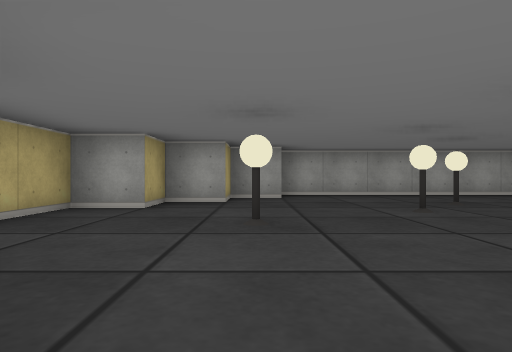
View 1 (above)

13 first-person views from a walk through a cub3D ray-caster map. The camera is about half as high as the walls, looks level and sees 75° across. The floor is counted in squares. Each view is taken from the middle of a square. On the plan, view 1 faces up. The plan holds only what a view shows up to about 9 squares ahead; the rest is blank. The place goes on beyond the plan.

View 2
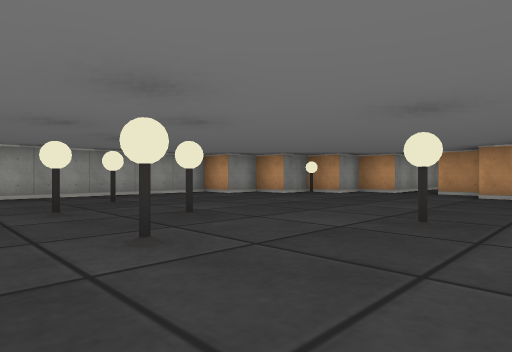

View 3
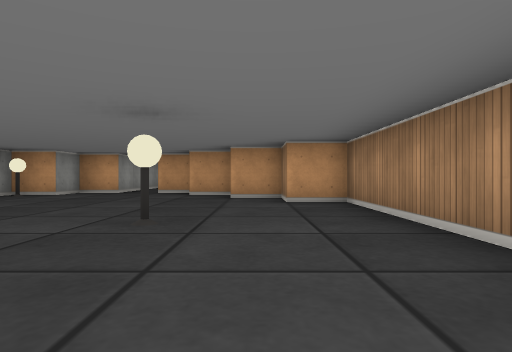

View 4
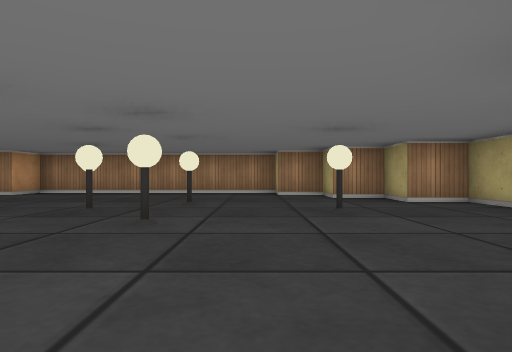

View 5
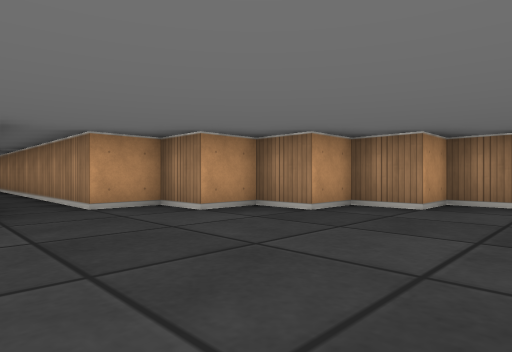

View 6
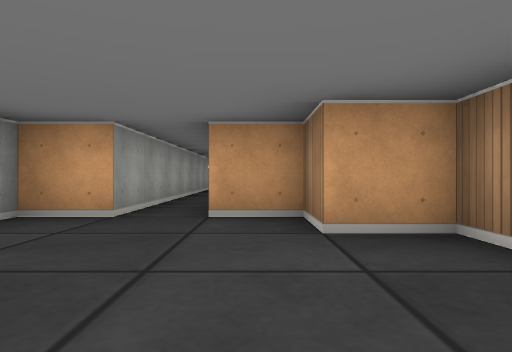

View 7
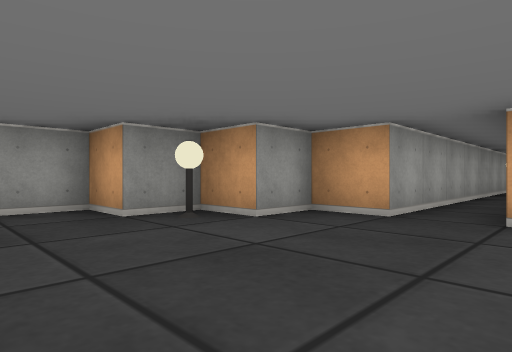

View 8
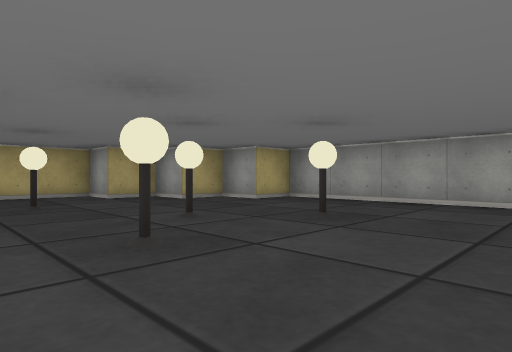

View 9
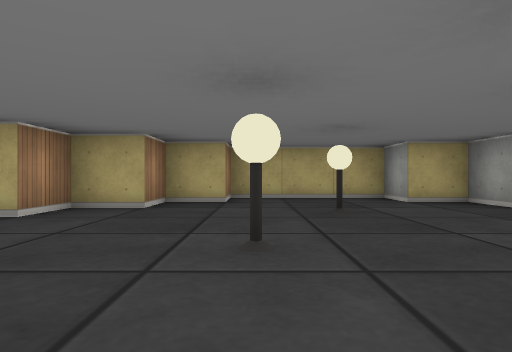

View 10
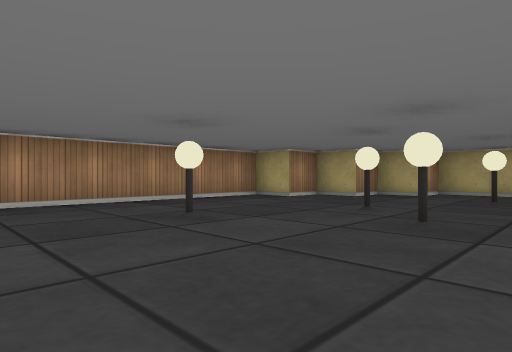

View 11
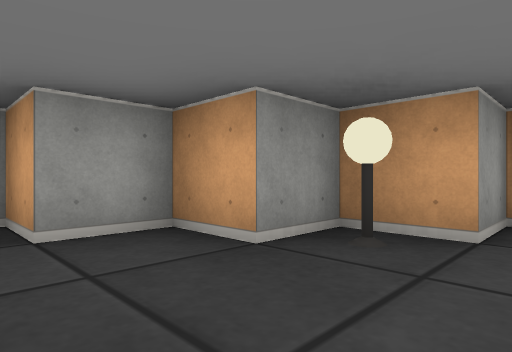

View 12
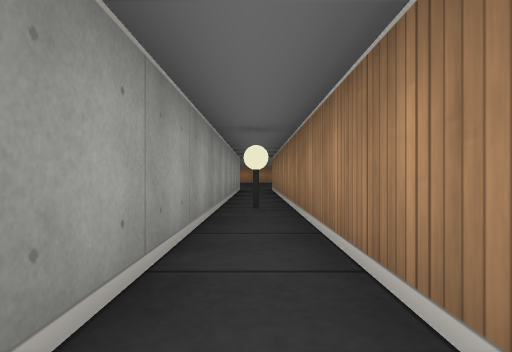

View 13
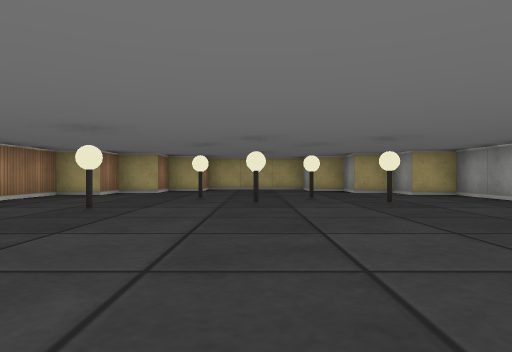

### Floor plan
Points are (right, up) in squares from view 1. A wall is a line through its corners. A room is listed if a view was taken in it or the views show most of it. See-through windows are left out.
Room 1 (views 1, 2, 3, 4, 5, 6, 7, 8, 9, 10, 11, 12, 13)
walls: (15.5, 3.5) (9.5, 3.5) (9.5, 4.5) (8.5, 4.5) (8.5, 5.5) (7.5, 5.5) (7.5, 6.5) (6.5, 6.5) (6.5, 7.5) (0.5, 7.5) (0.5, 6.5) (-0.5, 6.5) (-0.5, 5.5) (-1.5, 5.5) (-1.5, 4.5) (-2.5, 4.5) (-2.5, 1.5) (-1.5, 1.5) (-1.5, 0.5) (-0.5, 0.5) (-0.5, -0.5) (0.5, -0.5) (0.5, -1.5) (6.5, -1.5) (6.5, -0.5) (7.5, -0.5) (7.5, 0.5) (8.5, 0.5) (8.5, 1.5) (9.5, 1.5) (9.5, 2.5) (15.5, 2.5)
objects: lamp (0, 3); lamp (2, 2); lamp (2, 4); lamp (3, 3); lamp (3, 5); lamp (4, 1); lamp (8, 5); lamp (14, 3)

Where each view was taken, in squares from view 1:
view 1: 0 up, 0 right, facing up
view 2: 0 up, 1 right, facing up-right
view 3: 0 up, 1 right, facing right
view 4: 7 up, 1 right, facing down
view 5: 4 up, 5 right, facing down-right
view 6: 2 up, 6 right, facing right
view 7: 2 up, 6 right, facing up-right
view 8: 2 up, 5 right, facing up-left
view 9: 2 up, 4 right, facing left
view 10: 4 up, 6 right, facing down-left
view 11: 4 up, 6 right, facing up-right
view 12: 3 up, 10 right, facing right
view 13: 3 up, 8 right, facing left
